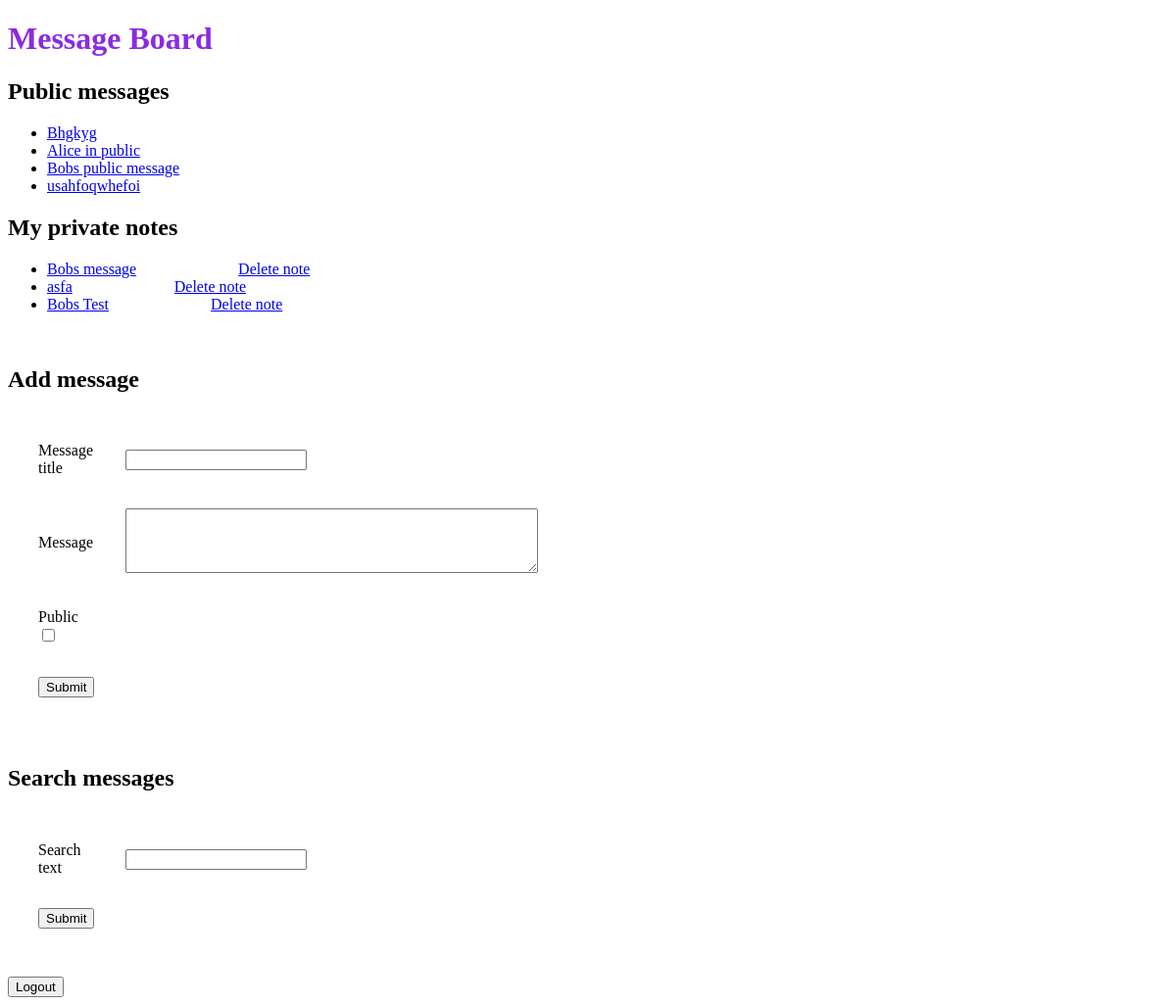
The page / (signed in) on the database as committed earlier.
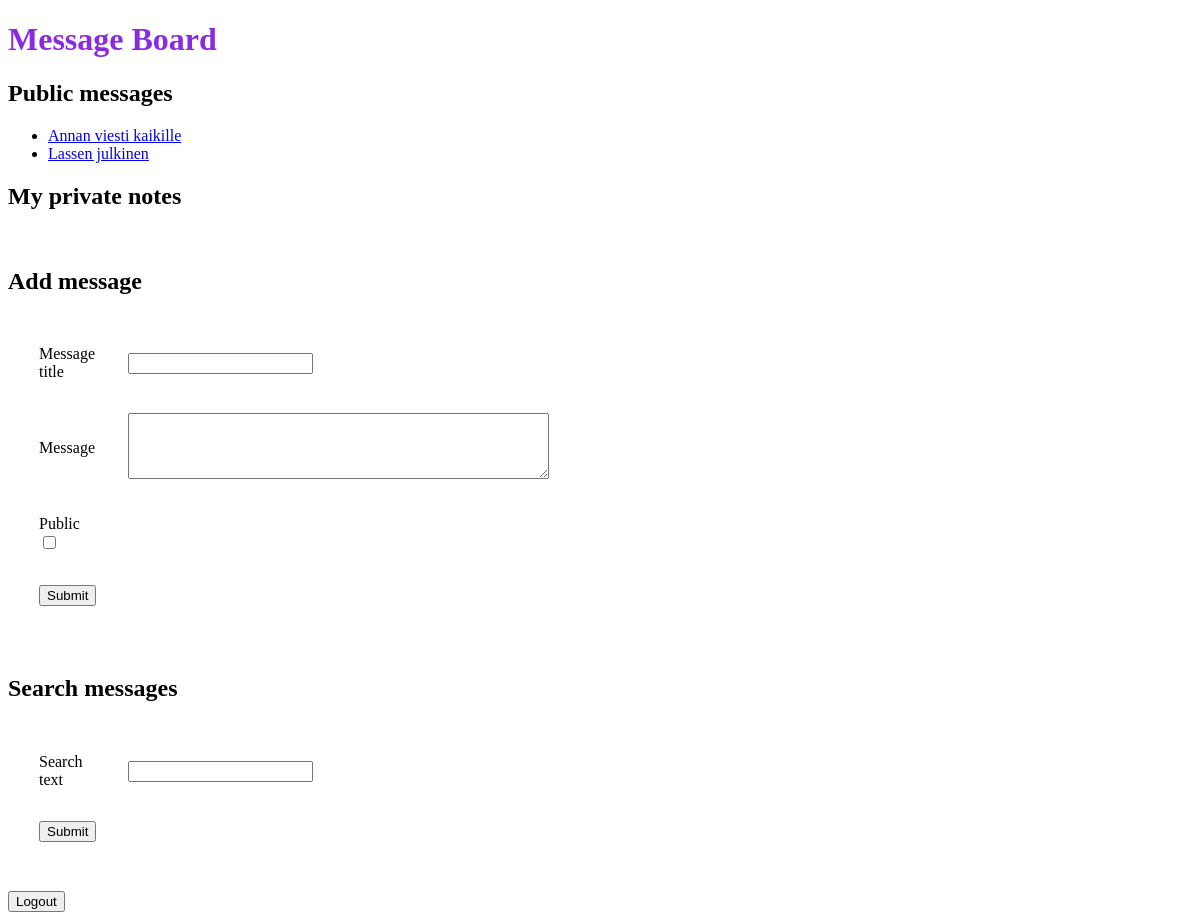
The same page on the database as committed later.
### messenger/models.py (models this page shows, shortened)
class Message(models.Model):
    title = models.CharField(max_length = 50)
    content = models.CharField(max_length = 200)
    pub_date = models.DateTimeField('date published')
    sender = models.ForeignKey(User, on_delete=models.CASCADE)
    private = models.BooleanField()

### messenger/views.py (the view)
# urls.py: path('', views.index, name='index'),
@login_required
def index(request):
    public_messages = Message.objects.filter(private = False).order_by("-pub_date")[:10]
    private_messages = Message.objects.filter(sender_id=request.user.id).filter(private = True).order_by("pub_date")
    return render(request, "messenger/index.html", { "private_messages" : private_messages, "public_messages" : public_messages })

### messenger/templates/messenger/index.html (shortened to what this page needs)
<!DOCTYPE html>
<head>
</head>
<body>
    <h1 style="color: blueviolet;">Message Board</h1>
    <h2>Public messages</h2>
    <ul>
        {% for message in public_messages %}
        <li><a href="readmessage/{{message.id}}">{{message.title}}</a> </li>
        {% endfor %}
    </ul>
    <h2>My private notes</h2>
    <ul>
        {% for message in private_messages %}
        <li><a href="readmessage/{{message.id}}"style="margin-right: 100px;">{{message.title}}</a> <a href="deletemessage/{{message.id}}">Delete note</a> </li>
        {% endfor %}
    </ul>
    <br>
    <h2>Add message</h2>
    <form action='addmessage/' method='POST'>
        <table style="width:40%; border-spacing: 30px;">
            <tr>
                <td><label for='title'>Message title</label></td>
                <td><input type="text" name="title" required> </td>
            </tr>
            <tr>
                <td><label for='content'>Message</label></td>
                <td><textarea name="content" rows="4" cols="50" required></textarea></td>
            </tr>
            <tr>
                <td><label for='private'>Public</label>
                    <input type="checkbox" name="public">
                </td>
            </tr>
            <tr>
                <td><input type='submit'></td>
            </tr>
        </table>
    </form>
    <br>
    <h2>Search messages</h2>
    <form action='searchmessage/' method='POST'>
        <table style="width:25%; border-spacing: 30px;">
            <tr>
                <td><label for='searchtext'>Search text</label></td>
                <td><input type="text" name="searchtext" required> </td>
            </tr>
            <tr>
                <td><input type='submit'></td>
            </tr>
        </table>
    </form>
    <br>
    <form action='logout/' method='POST'>
        <input type='submit' value='Logout'>
    </form>
</body>

Rows that differ between the two databases and show on the page:
removed Message: title "Bhgkyg", shown under "Public messages"
removed Message: title "Alice in public", shown under "Public messages"
removed Message: title "Bobs public message", shown under "Public messages"
removed Message: title "usahfoqwhefoi", shown under "Public messages"
removed Message: title "Bobs message", shown under "My private notes"
removed Message: title "asfa", shown under "My private notes"
removed Message: title "Bobs Test", shown under "My private notes"
added Message: title "Annan viesti kaikille", shown under "Public messages"
added Message: title "Lassen julkinen", shown under "Public messages"
